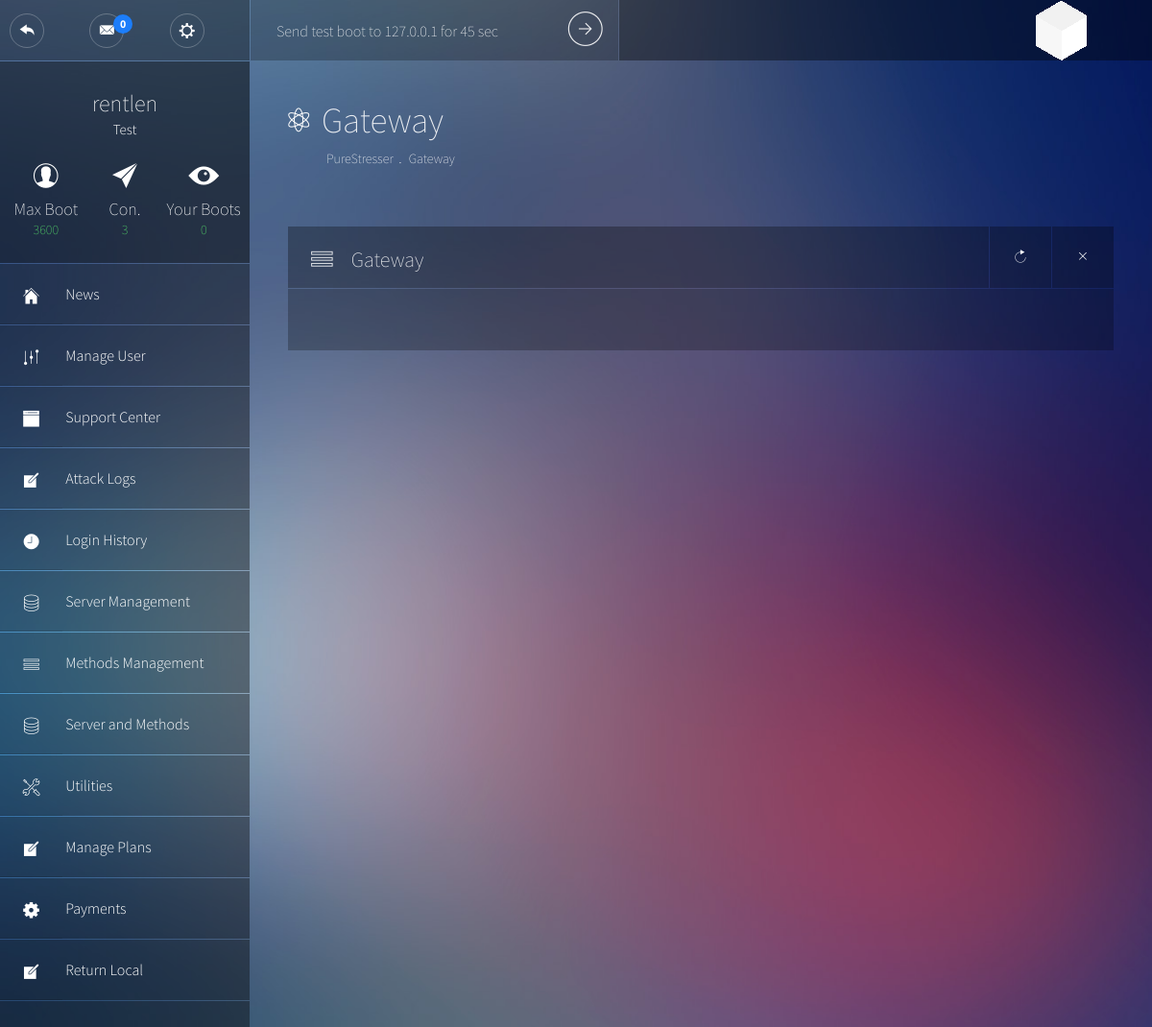
/admin/gateway.php (signed in), run on the app's committed database.
### tables this page shows
CREATE TABLE `users` (
  `ID` int(11) NOT NULL,
  `username` varchar(26) NOT NULL,
  `password` varchar(40) NOT NULL,
  `email` varchar(50) NOT NULL,
  `rank` int(11) NOT NULL DEFAULT '0',
  `membership` int(11) NOT NULL,
  `max_boots` tinyint(2) NOT NULL DEFAULT '0',
  `expire` int(11) NOT NULL,
  `status` int(11) NOT NULL,
  `test_boot` int(16) DEFAULT NULL
);

CREATE TABLE `plans` (
  `ID` int(11) NOT NULL,
  `name` varchar(50) NOT NULL,
  `description` text NOT NULL,
  `mbt` int(11) NOT NULL,
  `max_boots` tinyint(2) NOT NULL DEFAULT '1',
  `unit` varchar(10) NOT NULL,
  `length` int(11) NOT NULL,
  `price` float NOT NULL,
  `allowed_methods` text
);

### includes/init.php (called while the page is built, shortened)
<?php
require 'functions.php';
$stats = new stats;

### includes/functions.php (called while the page is built, shortened)
<?php
class stats
{
	function totalBootsForUser($odb, $user)
	{
		$SQL = $odb -> prepare("SELECT COUNT(*) FROM `logs` WHERE `user` = :user");
		$SQL -> execute(array(":user" => $user));
		return $SQL->fetchColumn(0);
	}
}

### admin/gateway.php (the view, shortened to what this page needs)
<?php
require_once '../includes/db.php';
require_once '../includes/init.php';
$currentPage = "admin_gateway";
$pageon = "Gateway";
$plansql = $odb -> prepare("SELECT `users`.*,`plans`.`name`, `plans`.`mbt`,`plans`.`max_boots` AS `pboots` FROM `users`, `plans` WHERE `plans`.`ID` = `users`.`membership` AND `users`.`ID` = :id LIMIT 1");
$plansql -> execute(array(":id" => $_SESSION['ID']));
$userInfo = $plansql -> fetch(PDO::FETCH_ASSOC);
?>
<!DOCTYPE html>
<html lang="en">
<head><meta http-equiv="Content-Type" content="text/html; charset=windows-1252">
	<link rel="stylesheet" type="text/css" href="../css/bootstrap.min.css">
	<link rel="stylesheet" type="text/css" href="../css/main.min.css">
</head>
<body>
	<header class="top-bar">
		<?php include "../includes/template/header.php"; ?>
	</header>
	<div class="wrapper">
		<aside class="sidebar">
			<?php include "../includes/template/sidebar.php"; ?>
		</aside>
		<section class="content">
			<header class="main-header">
				<div class="main-header__nav">
					<h1 class="main-header__title">
						<i class="pe-7f-science"></i>
						<span> <?php echo $pageon ?></span>
					</h1>
					<ul class="main-header__breadcrumb">
						<li><a href="#" onclick="return false;"><?php include '../includes/name.php'; ?></a></li>
						<li><a href="#" onclick="return false;"><?php echo $pageon ?></a></li>
					</ul>
				</div>
			</header>
				<div class="row">
 <form action="" method="POST">
					<div class="col-md-12">
						<article class="widget widget__form">
							<header class="widget__header">
								<div class="widget__title">
									<i class="pe-7s-menu"></i><h3><?php echo $pageon ?></h3>
								</div>
								<div class="widget__config">
									<a href="#"><i class="pe-7f-refresh"></i></a>
									<a href="#"><i class="pe-7s-close"></i></a>
								</div>
							</header>
							<div class="widget__content">
								<input placeholder="<?php echo $odb->query("SELECT `email` FROM `gateway` LIMIT 1")->fetchColumn(0); ?>" name="titleAdd" maxlength="25" type="text"/>
						</div>
					</div>
					</div>
		</section>
	</div>
</body>
</html>

### includes/template/sidebar.php (shortened to what this page needs)
<?php
global $userInfo;
$currentPage = (isset($currentPage) ? $currentPage : "");
$adminPanel = (isset($currentPage) && substr($currentPage, 0, 6) === "admin_");
if ( $adminPanel === false )
{
?>
			<div class="user-info">
				<br /><br />
					<!--<figure class="rounded-image profile__img">
						<img class="media-object" src="img/profile.jpg" alt="user">
					</figure>
					--><h2 class="user-info__name"><?php echo htmlentities($_SESSION['username']); ?></h2>
					<h3 class="user-info__role"><?php echo ( isset($userInfo['name']) && !empty($userInfo['name']) ? $userInfo['name'] : "No Plan" ); ?></h3>
					<ul class="user-info__numbers">
						<li>
							<i class="pe-7f-user"></i>
							<p>Max Boot</p>
							<p><?php echo $userInfo['mbt']; ?></p>
						</li>
						<li>
							<i class="pe-7f-paper-plane"></i>
							<p>Con.</p>
							<p><?php echo ($userInfo['max_boots']+$userInfo['pboots']); ?></p>
						</li>
						<li>
							<i class="pe-7g-watch"></i>
							<p>Your Boots</p>
							<p><?php echo $stats -> totalBootsForUser($odb, $_SESSION['username']); ?></p>
						</li>
					</ul>
				</div>
				<ul class="main-nav">
					<li<?php echo ($currentPage === "dashboard" ? ' class="main-nav--active"' : ''); ?>>
						<a class="main-nav__link" href="index.php">
							<span class="main-nav__icon"><i class="pe-7f-home"></i></span>
							Dashboard
						</a>
					</li>
					<li<?php echo ($currentPage === "account" ? ' class="main-nav--active"' : ''); ?>>
						<a class="main-nav__link" href="profile.php">
							<span class="main-nav__icon"><i class="pe-7f-user"></i></span>
							Your Account
						</a>
					</li>
					<li<?php echo ($currentPage === "news" ? ' class="main-nav--active"' : ''); ?>>
						<a class="main-nav__link" href="news.php">
							<span class="main-nav__icon"><i class="pe-7s-news-paper"></i></span>
							Latest News
						</a>
					</li>
<?php
if ($user->hasMembership($odb)) {
?>
					<li<?php echo ($currentPage === "booter" ? ' class="main-nav--active"' : ''); ?>>
						<a class="main-nav__link" href="booter.php">
							<span class="main-nav__icon"><i class="pe-7f-edit"></i></span>
							Booter
						</a>
					</li>
					<li class="main-nav--collapsible<?php echo ($currentPage === "tools" ? ' main-nav--active' : ''); ?>">
						<a class="main-nav__link" href="#" onclick="return false;">
							<span class="main-nav__icon"><i class="pe-7f-tools"></i></span>
							Tools <span class="badge badge--line badge--blue">4</span>
						</a>
						<ul class="main-nav__submenu">
							<li><a href="resolver.php"><span>Resolvers</span></a></li>
							<li><a href="iplogger.php"><span>IP Logger</span></a></li>
							<li><a href="isitup.php"><span>Website Status Checker</span></a></li>
							<li><a href="portscan.php"><span>Port Scan</span></a></li>
						</ul>
					</li>
<?php } ?>
					<li<?php echo ($currentPage === "<?php echo URL; ?>support" ? ' class="main-nav--active"' : ''); ?>>
						<a class="main-nav__link" href="support.php">
							<span class="main-nav__icon"><i class="pe-7f-browser"></i></span>
							Support Center
						</a>
					</li>
					<li<?php echo ($currentPage === "purchase" ? ' class="main-nav--active"' : ''); ?>>
						<a class="main-nav__link" href="purchase.php">
							<span class="main-nav__icon"><i class="pe-7f-note"></i></span>
							Purchase
						</a>
					</li>
					<?PHP	if ($user -> isAdmin($odb))	{
						?>
						<li>
						<a class="main-nav__link" href="admin/index.php">
							<span class="main-nav__icon"><i class="pe-7f-note"></i></span>
							Administrator
						</a>
					</li>
                        <?php
						}
						?>
				</ul>
<?php
}
else
{
?>
			<div class="user-info"><br /><br />
					<h2 class="user-info__name"><?php echo htmlentities($_SESSION['username']); ?></h2>
					<h3 class="user-info__role"><?php echo ( isset($userInfo['name']) && !empty($userInfo['name']) ? $userInfo['name'] : "No Plan" ); ?></h3>
					<ul class="user-info__numbers">
						<li>
							<i class="pe-7f-user"></i>
							<p>Max Boot</p>
							<p><?php echo $userInfo['mbt']; ?></p>
						</li>
						<li>
							<i class="pe-7f-paper-plane"></i>
							<p>Con.</p>
							<p><?php echo ($userInfo['max_boots']+$userInfo['pboots']); ?></p>
						</li>
						<li>
							<i class="pe-7g-watch"></i>
							<p>Your Boots</p>
							<p><?php echo $stats -> totalBootsForUser($odb, $_SESSION['username']); ?></p>
						</li>
					</ul>
				</div>
				<ul class="main-nav">
					<li<?php echo ($currentPage === "admin_index" ? ' class="main-nav--active"' : ''); ?>>
						<a class="main-nav__link" href="index.php">
							<span class="main-nav__icon"><i class="pe-7f-home"></i></span>
							News
						</a>
					</li>
					<li<?php echo ($currentPage === "admin_user" ? ' class="main-nav--active"' : ''); ?>>
						<a class="main-nav__link" href="edituser.php">
							<span class="main-nav__icon"><i class="pe-7f-edit"></i></span>
							Manage User
						</a>
					</li>
					<li<?php echo ($currentPage === "admin_support" ? ' class="main-nav--active"' : ''); ?>>
						<a class="main-nav__link" href="support.php">
							<span class="main-nav__icon"><i class="pe-7f-browser"></i></span>
							Support Center
						</a>
					</li>
					<li<?php echo ($currentPage === "admin_attacks" ? ' class="main-nav--active"' : ''); ?>>
						<a class="main-nav__link" href="attacklogs.php">
							<span class="main-nav__icon"><i class="pe-7f-note"></i></span>
							Attack Logs
						</a>
					</li>
					<li<?php echo ($currentPage === "admin_logins" ? ' class="main-nav--active"' : ''); ?>>
						<a class="main-nav__link" href="logins.php">
							<span class="main-nav__icon"><i class="pe-7f-clock"></i></span>
							Login History
						</a>
					</li>
					<li<?php echo ($currentPage === "admin_servers" ? ' class="main-nav--active"' : ''); ?>>
						<a class="main-nav__link" href="servers.php">
							<span class="main-nav__icon"><i class="pe-7s-server"></i></span>
							Server Management
						</a>
					</li>
					<li<?php echo ($currentPage === "admin_methods" ? ' class="main-nav--active"' : ''); ?>>
						<a class="main-nav__link" href="methods.php">
							<span class="main-nav__icon"><i class="pe-7s-menu"></i></span>
							Methods Management
						</a>
					</li>
					<li<?php echo ($currentPage === "admin_sm" ? ' class="main-nav--active"' : ''); ?>>
						<a class="main-nav__link" href="status.php">
							<span class="main-nav__icon"><i class="pe-7s-server"></i></span>
							Server and Methods
						</a>
					</li>
					<li<?php echo ($currentPage === "admin_utilities" ? ' class="main-nav--active"' : ''); ?>>
						<a class="main-nav__link" href="utilities.php">
							<span class="main-nav__icon"><i class="pe-7s-tools"></i></span>
							Utilities
						</a>
					</li>
						<li<?php echo ($currentPage === "admin_plans" ? ' class="main-nav--active"' : ''); ?>>
						<a class="main-nav__link" href="plans.php">
							<span class="main-nav__icon"><i class="pe-7f-note"></i></span>
							Manage Plans
						</a>
						</li>
						<li<?php echo ($currentPage === "admin_payments" ? ' class="main-nav--active"' : ''); ?>>
						<a class="main-nav__link" href="payments.php">
							<span class="main-nav__icon"><i class="pe-7f-config"></i></span>
							Payments
						</a>
						</li>
						<li>
						<a class="main-nav__link" href="../index.php">
							<span class="main-nav__icon"><i class="pe-7f-note"></i></span>
							Return Local
						</a>
					</li>
				</ul>
				<div style="height:250px;"></div>
<?php
}

### data on the page
users: plans.name "Test", plans.mbt "3600", plans.max_boots "3"

### other printed values
getUsersOpenedTickets() "0"
$_SESSION['username'] "rentlen"
$stats -> totalBootsForUser($odb, $_SESSION['username']) "0"
$pageon "Gateway"
